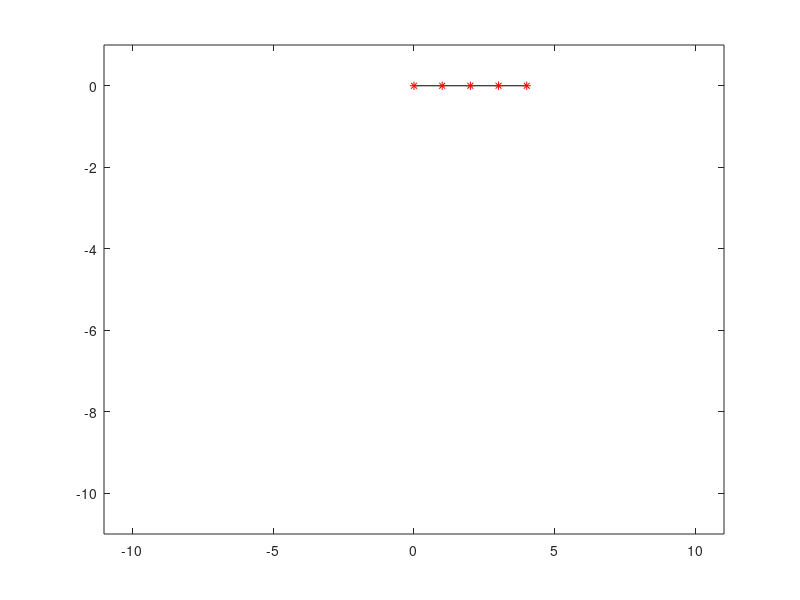

The MATLAB source for this figure:
%The space is going to be 2D

size = input('Enter the total number of particles: ');
delta_time = input('Enter your delta T: ');
total = input('Enter the entire duration of the animation: ');

totalTimeFrames = floor(total/delta_time);

X_mat = zeros(size,totalTimeFrames);
Y_mat = zeros(size,totalTimeFrames);

VelX_mat = zeros(size,totalTimeFrames);
VelY_mat = zeros(size,totalTimeFrames);

% Initializing the positions

for i=1:size
           
    X_mat(i,1) = i-1;
    Y_mat(i,1) = 0;
    
end 

g = 9.81;   %Acceleration due to gravity, modified to fit the ideal assumption
m =1;       %Mass of the particles

k_s = 1000.0;   %The spring force constant


r = 1;      %Initial length

k_d = 5;   % The damping constant

force_X = zeros(size,totalTimeFrames);    %Storing the instantaneous X force
force_Y = zeros(size,totalTimeFrames);    %Storing the instantaneous Y force


for i = 1 : size-1

    spring(i) = struct('x',i,'y',i+1);
    
end


for i=2:size

    force_Y(i,1) = -m*g;
    
end

force_Y(1,1) = 0;

for t= 2:totalTimeFrames
   
    X_mat(1,t) = X_mat(1,1);
    Y_mat(1,t) = Y_mat(1,1);
    
    VelX_mat(1,t) = 0;
    VelY_mat(1,t) = 0;

    
    % Applying the Symplectic Euler Time step
    for i = 2 : size
        
        force_X(i,t) = 0;
        force_Y(i,t) = -m * g;
        
        VelX_mat(i,t) = VelX_mat(i,t-1) + (delta_time/m)*(force_X(i,t-1));
        VelY_mat(i,t) = VelY_mat(i,t-1) + (delta_time/m)*(force_Y(i,t-1));
        
        X_mat(i,t) = X_mat(i,t-1) + delta_time*(VelX_mat(i,t));
        Y_mat(i,t) = Y_mat(i,t-1) + delta_time*(VelY_mat(i,t));

        
    end
    
    % Adding the Spring Forces
    for spr = 1: size-1
        
        P = spring(spr).x;
        Q = spring(spr).y;
        
        X_diff = abs(X_mat(P,t) - X_mat(Q,t));
        Y_diff = abs(Y_mat(P,t) - Y_mat(Q,t));
        
        len = sqrt(X_diff*X_diff + Y_diff * Y_diff);
        
        % Corresponding to the k*x force
        F_P_x1 = (k_s * (((len)/r)-1))* ((X_mat(Q,t)-X_mat(P,t))/len);
        F_P_y1 = (k_s * (((len)/r)-1))* ((Y_mat(Q,t)-Y_mat(P,t))/len);
        
        % Corresponding to the Damping force
        F_P_x2 = (k_d) * (VelX_mat(Q,t) - VelX_mat(P,t));
        F_P_y2 = (k_d) * (VelY_mat(Q,t) - VelY_mat(P,t));
        
        F_P_x = F_P_x1 + F_P_x2;
        F_P_y = F_P_y1 + F_P_y2;
        
        F_Q_x = - F_P_x;
        F_Q_y = - F_P_y;
        
        force_X(P,t) = force_X(P,t) + F_P_x;
        force_Y(P,t) = force_Y(P,t) + F_P_y;
        force_X(Q,t) = force_X(Q,t) + F_Q_x;        
        force_Y(Q,t) = force_Y(Q,t) + F_Q_y;        
        
        
    end
    
    force_X(1,t) = 0;
    force_Y(1,t) = 0;
      
    % Applying the Follow the Leader Correction
    for i=2: size
       
        Xn = X_mat(i-1,t);
        Yn = Y_mat(i-1,t);
        
        Xn1 = X_mat(i,t);
        Yn1 = Y_mat(i,t);
      
        % The position correction steps
        q = Xn + ((r*(Xn1-Xn))/(sqrt((Xn1 - Xn)^2 + (Yn1 - Yn)^2)));
        
        Xn2 = q;
        Yn2 = Yn + (((Yn1 - Yn)/(Xn1 - Xn))*(q - Xn));
        
        if (((Yn2 - Yn1)^2 + (Xn2 - Xn1)^2)>((Xn - Xn1)^2 + (Yn - Yn1)^2))
            q = -q;
        end 
        
        % Storing the Correct Positions
        X_mat(i,t) = q;
        Y_mat(i,t)= Yn + (((Yn1 - Yn)/(Xn1 - Xn))*(q - Xn));
        
        % Applying the Velocity Correction steps
        % For the Velocities to be normal to the length
        m_vec = [(X_mat(i,t) - X_mat(i-1,t));(Y_mat(i,t) - Y_mat(i-1,t))];
        v_vec = [VelX_mat(i,t); VelY_mat(i,t)];
        
        Vf_vec = v_vec - (dot(m_vec, v_vec))*(m_vec)/(norm(m_vec));
        
        VelX_mat(i,t) =    Vf_vec(1);
        VelY_mat(i,t) =   Vf_vec(2);
        
    end
    
end

count = 1;

% Storing selected Images for the Animation video to be processed
for t = 1: 100: totalTimeFrames
    
    h = figure('visible','off');
    
    for i = 1 : size-1
       
       X1 = X_mat(i,t);
       X2 = X_mat(i+1,t);
       Y1 = Y_mat(i,t);
       Y2 = Y_mat(i+1,t); 
       
       plot([X1,X2],[Y1,Y2],'k');
       hold on;
       
       plot (X1,Y1,'r*');
       hold on;
    end
    
      plot(X_mat(size,t),Y_mat(size,t),'r*');
      
     % The final Locations can be as you want them to be
     if count < 10  
      s = strcat('C:\Users\Lenovo\Downloads\FTL-project-master\Images_FTL_SE\test-00',int2str(count));
     elseif count < 100  
       s = strcat('C:\Users\Lenovo\Downloads\FTL-project-master\Images_FTL_SE\test-0',int2str(count));      
     else   
         s = strcat('C:\Users\Lenovo\Downloads\FTL-project-master\Images_FTL_SE\test-',int2str(count));        
     end
      
       xlim([-11 11]);
       ylim ([-11 1]);    
       
      saveas(h,s,'jpg');
      close(h);
      
      count = count + 1;
end

